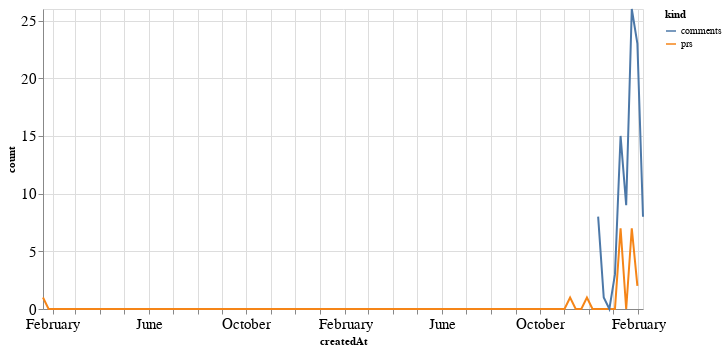

The code cell stored with this chart in its notebook:
### Code cell
alt.Chart(total_time, width=600).mark_line().encode(
    x='createdAt',
    y='count',
    color='kind'
)

### Figure 1 — Vega-Lite specification as saved in the notebook (floating-point values rounded to 4 significant figures; data arrays with more than 128 entries replaced by an {"elided": "..."} marker saying what was removed)
{"config": {"axisLeft": {"labelFontSize": 15}, "axisBottom": {"labelFontSize": 15}}, "data": {"name": "data-e9a2067cf98b714ca50a2f47a2b9c816"}, "mark": "line", "encoding": {"color": {"type": "nominal", "field": "kind"}, "x": {"type": "temporal", "field": "createdAt"}, "y": {"type": "quantitative", "field": "count"}}, "width": 600, "$schema": "https://vega.github.io/schema/vega-lite/v4.8.1.json", "datasets": {"data-e9a2067cf98b714ca50a2f47a2b9c816": {"elided": "216 records"}}}
